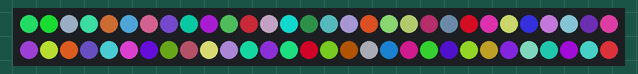
Recording of a sketch running on a simulated Arduino Uno, built with avr-gcc and run on an emulated ATmega328P. Shown: 60 RGB LEDs in strip order, left to right, continuing on the next row. Dim RGB values are drawn brighter than linear; random numbers use the default seed unless the sketch sets one.

Above: at 0.42 s.
At 5.29 s:
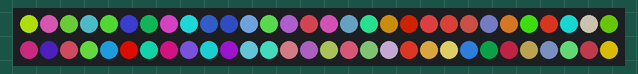
At 10.15 s:
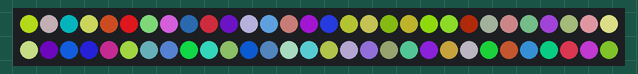
At 19.88 s:
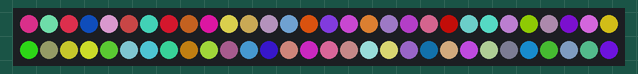
At 29.61 s:
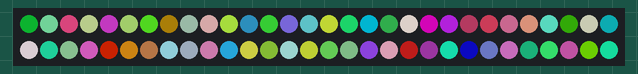
At 39.61 s:
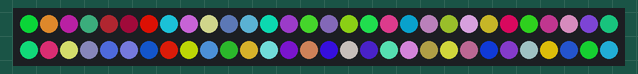

The sketch:

REALLY_RANDOM_NEOPIXEL.ino
```cpp
#include <Adafruit_NeoPixel.h>

#define PIN 6

int r = 0;
int g = 0;
int b = 0;

bool rpos = true;
bool gpos = true;
bool bpos = true;

Adafruit_NeoPixel strip = Adafruit_NeoPixel(60, PIN, NEO_GRB + NEO_KHZ800);

void setup() {

strip.begin();
strip.show();

  Serial.begin(9600);
}

void loop() {
for (int i = 0; i < 60; i++)
{
strip.setPixelColor(i,random(0,155),random(0,155),random(0,155));

}
delay(250);
strip.show();
}
```
